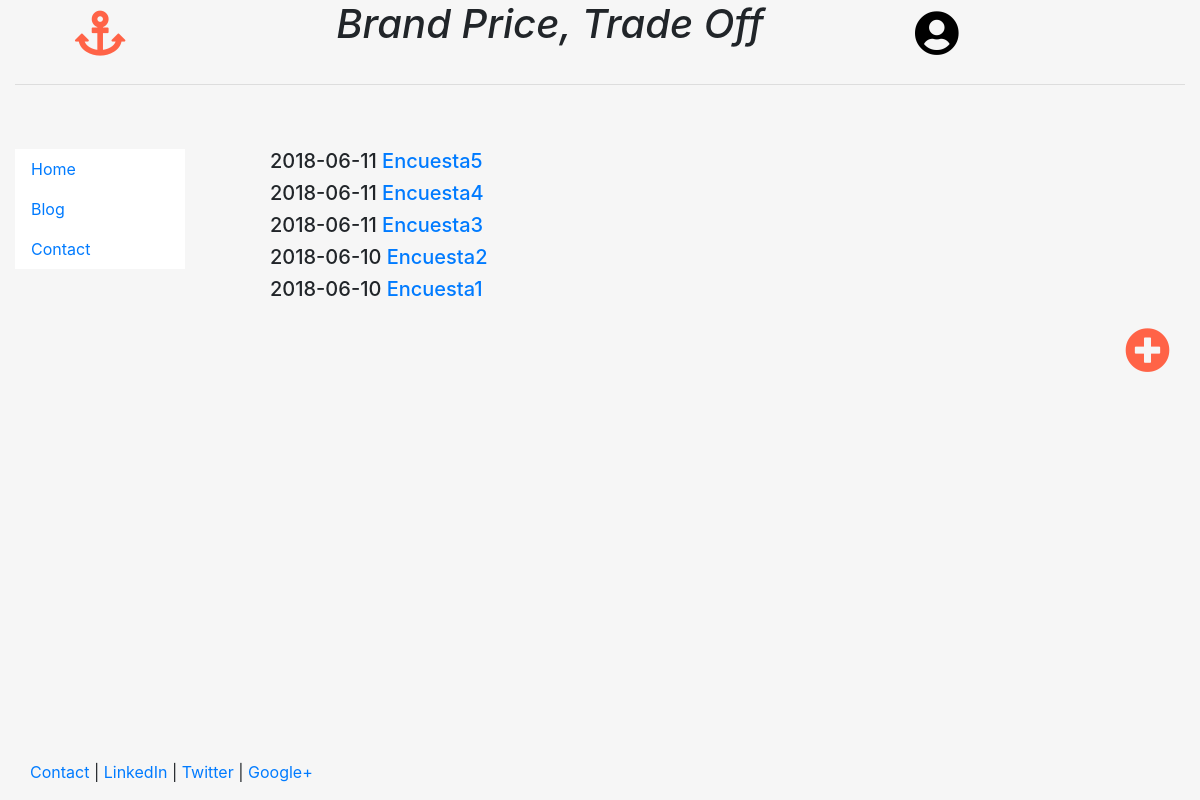
/, run on an earlier commit of the app's database.
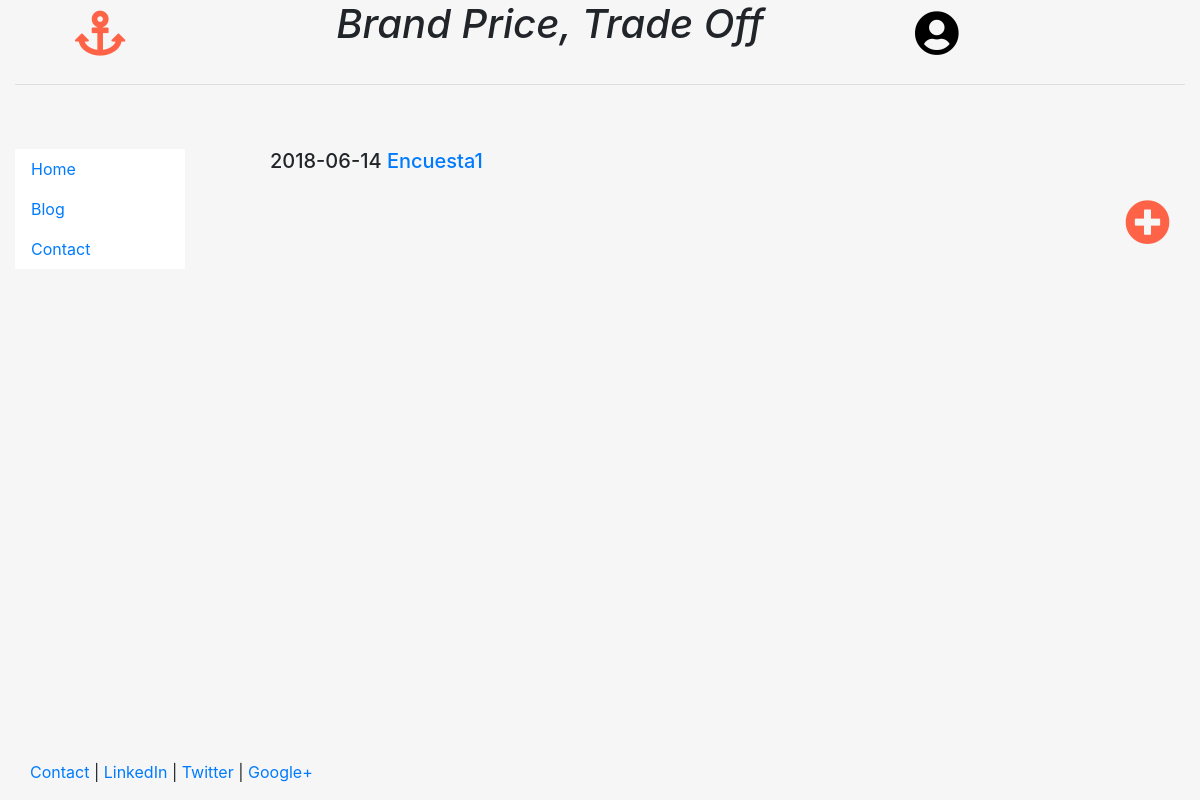
And on a later commit of the database.
### home/models.py (models this page shows, shortened)
class Encuesta(models.Model):
    nombre = models.CharField(max_length = 40)
    incremento = models.DecimalField(max_digits=4, decimal_places=2)
    numIteraciones = models.IntegerField()
    categoria = models.TextField()
    date = models.DateTimeField()

### home/templates/home/homeView.html
{% extends "home/header.html" %}
{% block content %}
{% if object_list %}
    <ul>
	{% for encuesta in object_list %}
		<h5>{{ encuesta.date|date:"Y-m-d" }}<a href="home/{{encuesta.id}}">  {{ encuesta.nombre }}</a></h5>
	{% endfor %}
</ul>
{% else %}
	<p>No hay encuestas disponibles.</p>
{% endif %}
	<div class=text-right style="font-size:45px">
		 <a href="/add/encuesta" style="color:tomato">  <i class="fas fa-plus-circle"></i></a>
	</div>
{% endblock %}

### home/templates/home/header.html (shortened to what this page needs)
<!DOCTYPE html>
<html lang="en">
<head>
	{% load staticfiles %}
	<link rel="stylesheet" href="{% static 'home/css/bootstrap.min.css' %}" >
<link rel="stylesheet" href="https://use.fontawesome.com/releases/v5.0.13/css/all.css">
</head>
<body class="body" style="background-color:#f6f6f6">
	<div class="container-fluid" style="min-height:95%; ">
		<div class="row">
			  <div class="col-md-2"  style="font-size:45px">
    		  <center>
					<a href="/" style="color:tomato">  <i class="fas fa-anchor"></i></a>
				  </center>
			  </div>
			  <div class="col-md-7">
          <center>
				  <i><b><h1>Brand Price, Trade Off</h1></b></i>
          </center>
			  </div>
        <div class="col-md-3" style="font-size:45px">
          <a href="/user" style="color: black;">  <i class="fas fa-user-circle"></i></a>
        </div>
		</div><hr>
		<div class="row">
		  <div class="col-sm-2">
		  <br>
		  <br>
			<div class="well bs-sidebar" id="sidebar" style="background-color:#fff">
        <ul class="nav flex-column">
          <li class="nav-item">
            <a class="nav-link" href='/'>Home</a></li>
          <li class="nav-item">
            <a class="nav-link" href='/blog/'>Blog</a></li>
          <li class="nav-item">
            <a class="nav-link" href='/contact/'>Contact</a></li>
			  </ul>
			</div>
		  </div>
		  <div class="col-sm-10">
			<div class='container-fluid'>
			<br><br>
			   {% block content %}
			   {% endblock %}
			</div>
		  </div>
		</div>
	</div>
	<footer>
		<div class="container-fluid" style='margin-left:15px'>
			<p><a href="#" target="blank">Contact</a> | <a href="#" target="blank">LinkedIn</a> | <a href="#" target="blank">Twitter</a> | <a href="#" target="blank">Google+</a></p>
		</div>
	</footer>
</body>
</html>

### home/templates/home/header.html (style rules this page uses)
html, body { height:100% }

What changed in the data, as far as the page shows it:
removed Encuesta: date "2018-06-11", nombre "Encuesta5"
removed Encuesta: date "2018-06-11", nombre "Encuesta4"
removed Encuesta: date "2018-06-11", nombre "Encuesta3"
removed Encuesta: date "2018-06-10", nombre "Encuesta2"
changed Encuesta "Encuesta1": date "2018-06-10" → "2018-06-14"
